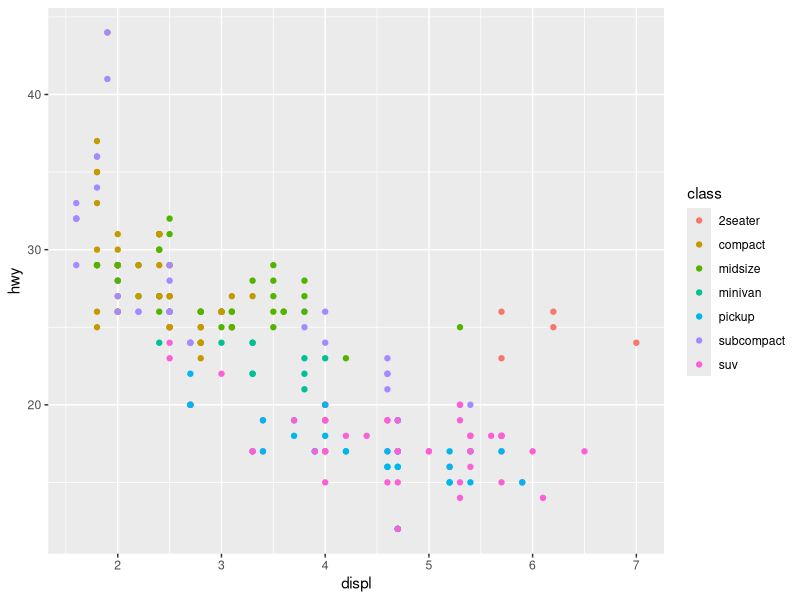
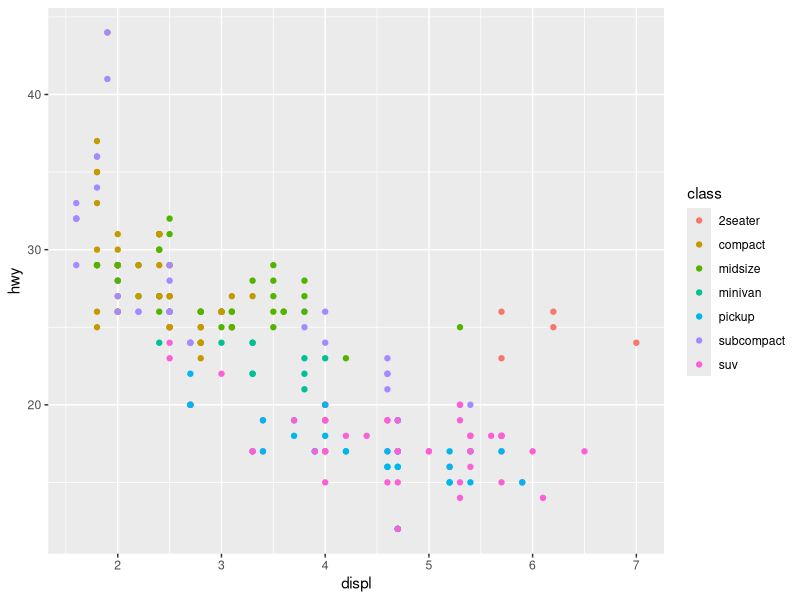
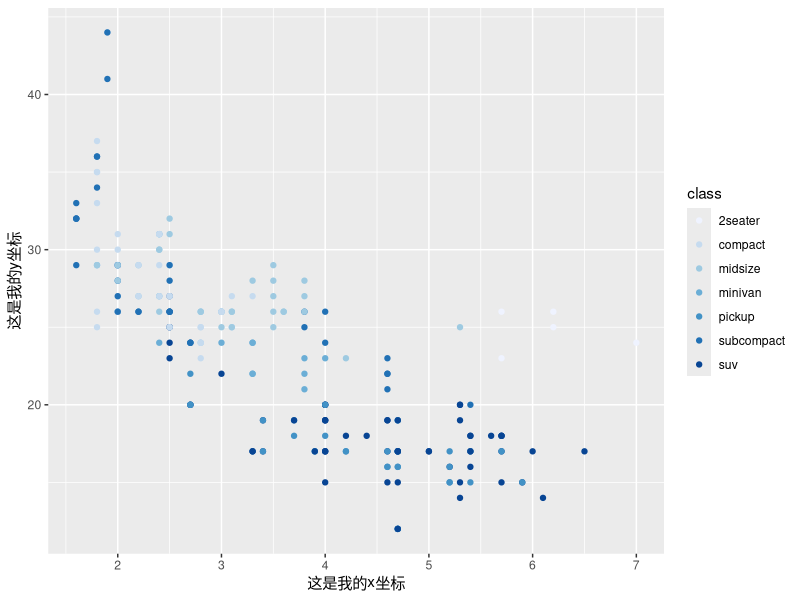

Source code (R) for these figures, in order:
## ---- chunk 1
library(tidyverse)
mpg %>% 
  ggplot(aes(x = displ, y = hwy)) + 
  geom_point(aes(colour = class)) 
## ---- chunk 2
ggplot(mpg, aes(x = displ, y = hwy)) + 
  geom_point(aes(colour = class)) +
  scale_x_continuous() + 
  scale_y_continuous() + 
  scale_colour_discrete()
## ---- chunk 3
ggplot(mpg, aes(x = displ, y = hwy)) + 
  geom_point(aes(colour = class)) +
  scale_x_continuous(name = "这是我的x坐标") + 
  scale_y_continuous(name = "这是我的y坐标") + 
  scale_colour_brewer()
